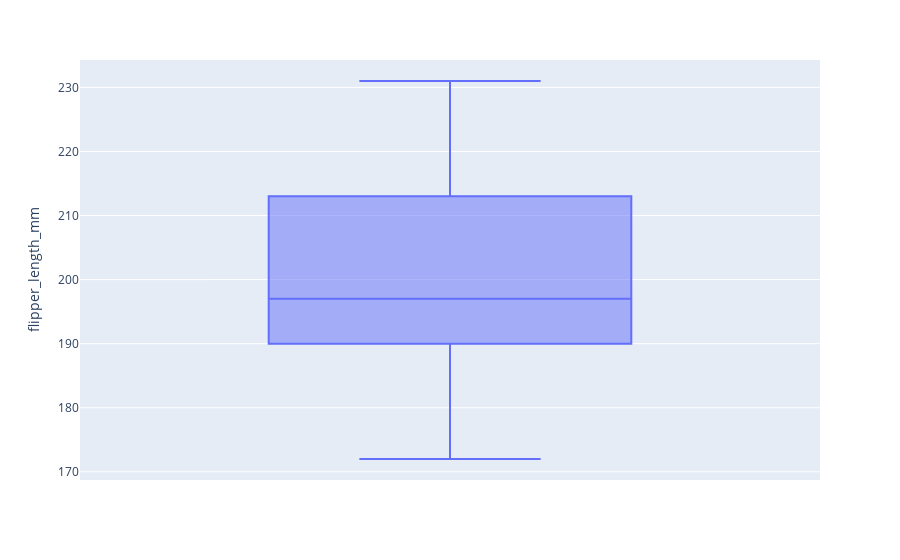

The cell this chart's notebook holds for it:
### Markdown cell above
![](https://pbs.twimg.com/media/Ehh6v4kVoAIbotc?format=jpg&name=4096x4096)

### Code cell
fig = px.box(pingees, y="flipper_length_mm")
fig.show()





# #import plotly.express as px
# #df = px.data.tips()
# #fig = px.box(df, x="total_bill")
# fig = px.box(pingees, x="flipper_length_mm") # or change orientation by using "y"
# fig.show() # USE `fig.show(renderer="png")` FOR ALL GitHub and MarkUs SUBMISSIONS

# How does this compare to the alternative histogram presentation of this data?

### Figure 1 — Plotly figure (JSON) as saved in the notebook; plotly's stock layout.template omitted (floating-point values rounded to 4 significant figures; data arrays with more than 128 entries replaced by an {"elided": "..."} marker saying what was removed)
{"data": [{"alignmentgroup": "True", "hovertemplate": "flipper_length_mm=%{y}<extra></extra>", "legendgroup": "", "marker": {"color": "#636efa"}, "name": "", "notched": false, "offsetgroup": "", "orientation": "v", "showlegend": false, "type": "box", "x0": " ", "xaxis": "x", "y": {"elided": "344 int values"}, "y0": " ", "yaxis": "y"}], "layout": {"boxmode": "group", "legend": {"tracegroupgap": 0}, "margin": {"t": 60}, "xaxis": {"anchor": "y", "domain": [0, 1]}, "yaxis": {"anchor": "x", "domain": [0, 1], "title": {"text": "flipper_length_mm"}}}}
